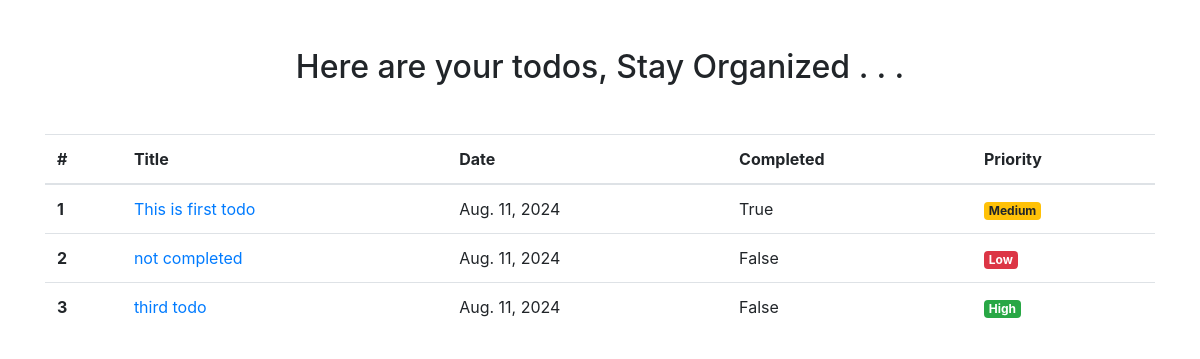
The page / on the database its author committed.
### todoApp/models.py (models this page shows, shortened)
class TodoModel(models.Model):
    title = models.CharField(max_length=100)
    date_created = models.DateTimeField(auto_now_add=True)
    description = models.TextField(max_length=1000)
    completed = models.BooleanField(default=False)
    priority = models.CharField(max_length=1, choices=priorities)

### todoApp/views.py (the view)
# urls.py: path('', views.index, name='index'),
def index(request):
    todos = TodoModel.objects.all()
    context = {
        'todos': todos
    }
    return render(request, 'todoApp/home.html', context)

### templates/todoApp/home.html (shortened to what this page needs)
<!doctype html>
<html lang="en">
<head>
    <link rel="stylesheet" href="https://cdn.jsdelivr.net/npm/bootstrap@4.0.0/dist/css/bootstrap.min.css"
>
</head>
<body>
<div class="container">
    <div class="row">
        <div class="col my-5">
            <h2 class="text-center mb-5">Here are your todos, Stay Organized . . .</h2>
            <table class="table">
                <thead>
                <tr>
                    <th scope="col">#</th>
                    <th scope="col">Title</th>
                    <th scope="col">Date</th>
                    <th scope="col">Completed</th>
                    <th scope="col">Priority</th>
                </tr>
                </thead>
                <tbody>
                {% for todo in todos %}
                <tr>
                    <th scope="row">{{ todo.id }}</th>
                    <td>
                        <a href="{% url 'detail' todo.id %}">
                            {{ todo.title }}
                        </a>
                    </td>
                    <td>{{ todo.date_created|date }}</td>
                    <td>{{ todo.completed }}</td>
                    {% if todo.priority == 'H' %}
                    <td><span class="badge badge-success">High</span></td>
                    {% elif todo.priority == 'M' %}
                    <td><span class="badge badge-warning">Medium</span></td>
                    {% elif todo.priority == 'L' %}
                    <td><span class="badge badge-danger">Low</span></td>
                    {% else %}
                    <td><span class="badge badge-secondary">None</span></td>
                    {% endif %}
                </tr>
                {% endfor %}
                </tbody>
            </table>
        </div>
    </div>
</div>
</body>
</html>

### rows shown on the page
TodoModel: id "1", title "This is first todo", date_created "Aug. 11, 2024", completed "True", priority "Medium"
TodoModel: id "2", title "not completed", date_created "Aug. 11, 2024", completed "False", priority "Low"
TodoModel: id "3", title "third todo", date_created "Aug. 11, 2024", completed "False", priority "High"
